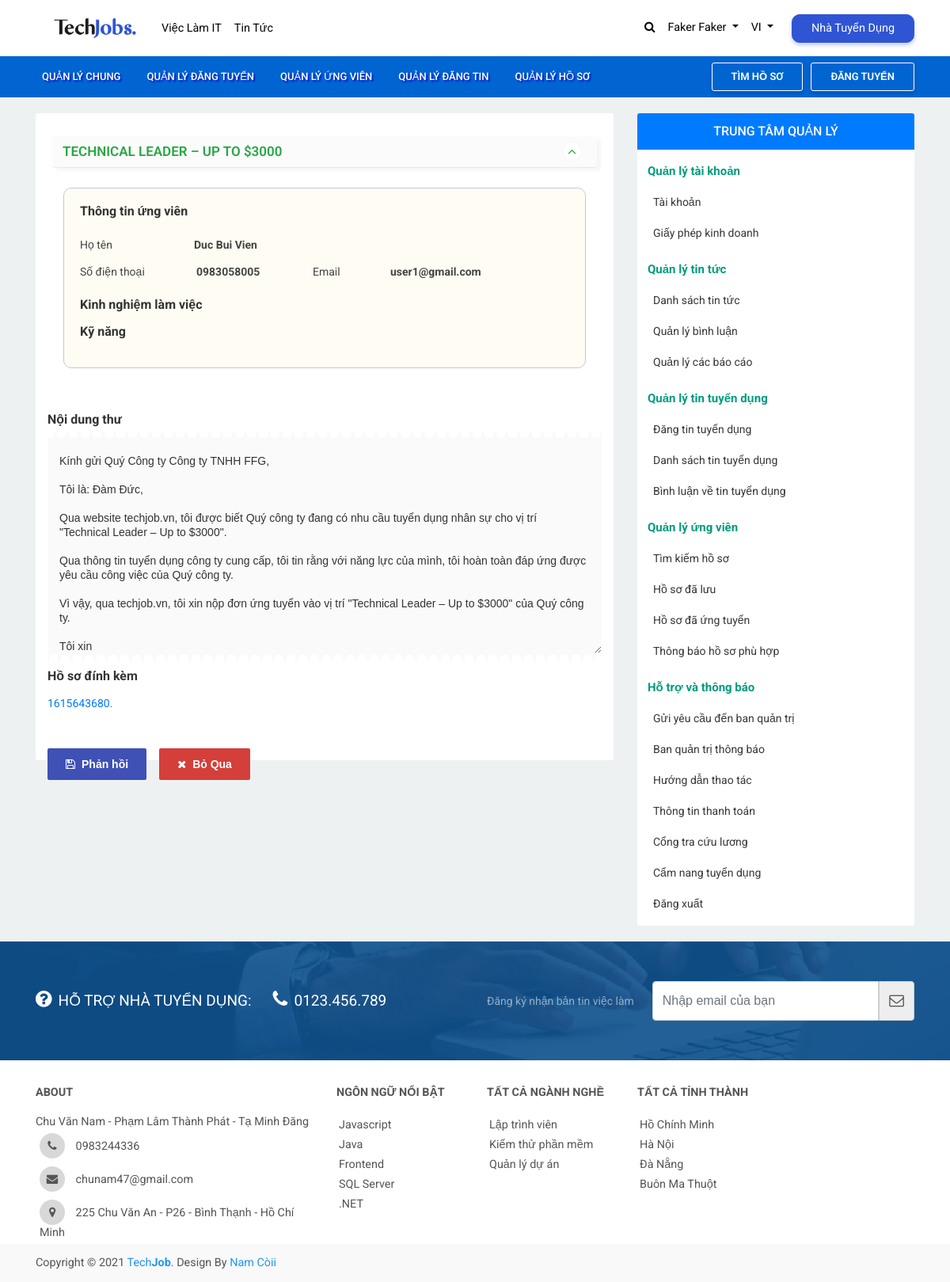
The page /?c=Candidate&a=ReadCandidate&id=26 (signed in) on the database its author committed.
### tables this page shows
CREATE TABLE `users` (
  `id` int(6) NOT NULL,
  `email` varchar(255) DEFAULT NULL,
  `password` varchar(255) DEFAULT NULL,
  `user_type` int(5) DEFAULT NULL,
  `phone` varchar(255) DEFAULT NULL,
  `first_name` varchar(255) DEFAULT NULL,
  `last_name` varchar(255) DEFAULT NULL,
  `full_name` varchar(510) DEFAULT NULL,
  `date_of_birth` datetime DEFAULT NULL,
  `gender` bit(1) DEFAULT NULL,
  `address` varchar(255) DEFAULT NULL,
  `url_avatar` varchar(255) DEFAULT NULL,
  `is_active` bit(1) DEFAULT NULL
);

CREATE TABLE `jobs` (
  `id` int(6) NOT NULL,
  `position` varchar(510) DEFAULT NULL,
  `application_email` varchar(150) DEFAULT NULL,
  `image` varchar(255) DEFAULT NULL,
  `details` varchar(1100) DEFAULT NULL,
  `amount` int(3) DEFAULT NULL,
  `experience` int(11) DEFAULT NULL,
  `salary_min` decimal(10,0) DEFAULT NULL,
  `salary_max` decimal(10,0) DEFAULT NULL,
  `salary_unit` varchar(50) DEFAULT NULL,
  `work_time` double(10,2) DEFAULT NULL,
  `address` varchar(255) DEFAULT NULL,
  `deadline_for_submission` datetime DEFAULT NULL,
  `province_id` varchar(5) DEFAULT NULL,
  `created_on` datetime DEFAULT NULL,
  `update_on` datetime DEFAULT NULL,
  `created_by` int(6) DEFAULT NULL,
  `is_active` bit(1) DEFAULT NULL
);

CREATE TABLE `roles` (
  `id` int(6) NOT NULL,
  `role_name` varchar(255) DEFAULT NULL,
  `description` varchar(255) DEFAULT NULL
);

CREATE TABLE `candidate_apply` (
  `id` int(6) NOT NULL,
  `name` varchar(255) DEFAULT NULL,
  `email` varchar(155) DEFAULT NULL,
  `phone` varchar(15) DEFAULT NULL,
  `introduction` varchar(510) DEFAULT NULL,
  `resume` varchar(255) DEFAULT NULL,
  `job_id` int(6) DEFAULT NULL,
  `user_id` int(6) DEFAULT NULL,
  `created_on` datetime DEFAULT NULL,
  `update_on` datetime DEFAULT NULL,
  `is_active` bit(1) DEFAULT NULL
);

### Views/recruitment/Candidate/detail.php (the view, shortened to what the rows shown need)
<?php
    require(ROOT. '/Views/recruitment/_layout/header.php');
?>
<?php
require(ROOT. '/Common/checkrole.php');
foreach($data_check_role as $userrole) {
  if($userrole[0] == "Recruitment") { ?>
<div class="container-fluid published-recuitment-wrapper">
  <div class="container published-recuitment-content">
    <div class="row">
      <div class="col-md-8 col-sm-12 col-12 recuitment-inner">
        <div class="recuitment-form">
          <div class="accordion" id="accordionExample">
            <div class="card recuitment-card">
              <div class="card-header recuitment-card-header" id="headingOne">
                <h2 class="mb-0">
                  <a class="btn btn-link btn-block text-left recuitment-header" type="button" data-toggle="collapse" data-target="#collapseOne" aria-expanded="true" aria-controls="collapseOne">
                  <?= $candidate[11] ?>
                    <span id="clickc1_advance2" class="clicksd">
                      <i class="fa fa fa-angle-up"></i>
                    </span>
                  </a>
                </h2>
              </div>
              <div id="collapseOne" class="collapse show" aria-labelledby="headingOne" data-parent="#accordionExample">
                <div class="card-body recuitment-body">
                <div class="identify-contact">
                    <h5 class="fs-16 fw-700 mb-3">Thông tin ứng viên
                    </h5>
                    <div class="row">
                    <div class="col-12 pr-10 row pt-2 pb-2">
                        <div class="col-md-2">Họ tên</div>
                        <div class="col-md-8 pl-5 ml-2"> <b>  <?= $candidate[19] ?></b> </div>
                    </div>
                    <div class="col-6 pr-10 row pt-2 pb-2">
                        <div class="col-md-6">Số điện thoại</div>
                        <div class="col-md-6"> <b><?= $candidate[3] ?></b> </div>
                    </div>
                    <div class="col-6 pr-10 row pt-2 pb-2">
                        <div class="col-md-4">Email</div>
                        <div class="col-md-8"> <b><?= $candidate[2] ?></b> </div>
                    </div>
                    </div>
                    <h5 class="fs-16 fw-700 mb-3 mt-3">Kinh nghiệm làm việc</h5>
                    <h5 class="fs-16 fw-700 mb-3 mt-3">Kỹ năng</h5>
                                </div>
                                </div>
                            </div>
                            <h5 class="fs-16 fw-700 mb-3 mt-3">Nội dung thư</h5>
                            <div class="cover-letterx">
                                <textarea class="w-100" rows="15" class="letterx">
                                <?= $candidate[4] ?>
                                </textarea>
                            </div>
                            <h5 class="fs-16 fw-700 mb-3 mt-3">Hồ sơ đính kèm</h5>
                            </div>
                            <a href="#" class="mb-5 d-block"> <?= $candidate[5] ?></a>
                        </div>
                        <div class="rec-submit">
                            <a href="#" class="btn-submit-recuitment float-left mr-3" style="background: #3F51B5;" data-toggle="modal" data-target="#feedbackEmp">
                            <i class="fa fa-floppy-o pr-2"></i>Phản hồi
                            </a>
                        </div>
                        <div class="rec-submit">
                            <a href="#" class="btn-submit-recuitment float-left">
                            <i class="fa fa-times pr-2"></i>Bỏ Qua
                            </a>
                        </div>
                        </div>
                </div>
<?php
    require(ROOT. '/Views/recruitment/_layout/sidebar.php');
    require(ROOT. '/Views/recruitment/_layout/footer.php');
?>
<?php } else {
  require(ROOT. '/Views/recruitment/Account/denied.php');
 }
} ?>

### Views/recruitment/_layout/header.php (shortened to what the rows shown need)
<?php
      if(isset($_SESSION['login_user'])){
      $user = $_SESSION['login_user'];
      $mysqli = new mysqli('localhost', 'root', 'Yeulaitudau240320012001', 'test_2');
      $query = "SELECT users.full_name, users.id FROM users WHERE email = '$user'";
      $result = $mysqli->query($query);
      $data = $result->fetch_all();
      $user_full_name = $data[0];
   }
?>
<!DOCTYPE html>
<html lang="en">
<head>
  <link rel="stylesheet" type="text/css" href="Assets/client/css/bootstrap.min.css">
  <link href="https://stackpath.bootstrapcdn.com/font-awesome/4.7.0/css/font-awesome.min.css" rel="stylesheet">
  <link rel="stylesheet" href="Assets/client/css/select2.min.css">
   <link rel="stylesheet" href="http://cdn.datatables.net/1.10.23/css/jquery.dataTables.min.css">
  <link rel="stylesheet" type="text/css" href="Assets/client/css/style.css">
</head>
<body>
<div class="container-fluid fluid-nav another-page">
  <div class="container cnt-tnar">
    <nav class="navbar navbar-expand-lg navbar-light bg-light tjnav-bar">
  <div class="collapse navbar-collapse" id="navbarSupportedContent">
    <ul class="navbar-nav mr-auto my-2 my-lg-0 tnav-right tn-nav">
      <?php if(isset($_SESSION['login_user'])){ ?>
        <li class="nav-item dropdown">
        <a class="nav-link dropdown-toggle" href="#" id="navbarDropdown" role="button" data-toggle="dropdown" aria-haspopup="true" aria-expanded="false">
          <?=$user_full_name[0]?>
        </a>
      </li>
        <?php } else if(!isset($_SESSION['login_user'])){  ?>
      <li class="nav-item">
        <a class="nav-link" href="?c=User&a=DangKyUser">Đăng Ký</a>
      </li>
      <li class="nav-item">
        <a class="nav-link" href="?c=User&a=DangNhapUser">Đăng Nhập</a>
      </li>
      <?php }  ?>
    </ul>
  </div>
</nav>
  </div>
</div>
<nav class="navbar navbar-expand-lg navbar-light nav-recuitment">
  <div class="collapse navbar-collapse container" id="navbarNava">
  </div>
</nav>

### Views/recruitment/_layout/sidebar.php (shortened to what the rows shown need)
<?php
      if(isset($_SESSION['login_user'])){
      $user = $_SESSION['login_user'];
      $mysqli = new mysqli('localhost', 'root', 'Yeulaitudau240320012001', 'test_2');
      $query = "SELECT users.full_name, users.id FROM users WHERE email = '$user'";
      $result = $mysqli->query($query);
      $data = $result->fetch_all();
      $user_id = $data[0];
   }
?>
     <div class="col-md-4 col-sm-12 col-12 sbwrap">
        <div class="block-sidebar" style="margin-bottom: 20px;">
   <header>
      <h3 class="title-sidebar font-roboto bg-primary">
         Trung tâm quản lý
      </h3>
   </header>
   <div class="content-sidebar menu-trung-tam-ql menu-ql-employer">
      <h3 class="menu-ql-ntv">
         Quản lý tài khoản
      </h3>
      <ul>
         <li>
            <a href="#">
            Tài khoản
            </a>
         </li>
         <li>
            <a href="#">
            Giấy phép kinh doanh
            </a>
         </li>
      </ul>
      <h3 class="menu-ql-ntv">
         Quản lý tin tức
      </h3>
      <ul>
         <li>
            <a href="?c=Post&a=Index">
            Danh sách tin tức
            </a>
         </li>
         <li>
            <a href="?c=Post&a=ListComments&id=<?= $user_id[1] ?>" target="_blank">
            Quản lý bình luận
            </a>
         </li>
         <li>
            <a href="?c=Post&a=ListReports&id=<?= $user_id[1] ?>" target="_blank">
            Quản lý các báo cáo
            </a>
         </li>
      </ul>
      <h3 class="menu-ql-ntv">
         Quản lý tin tuyển dụng
      </h3>
      <ul>
         <li>
            <a href="?c=Job&a=Create">
            Đăng tin tuyển dụng
            </a>
         </li>
         <li>
            <a href="?c=Job&a=Index">
            Danh sách tin tuyển dụng
            </a>
         </li>
         <li>
            <a href="?c=Job&a=ListFeedback">
            Bình luận về tin tuyển dụng
            </a>
         </li>
      </ul>
      <h3 class="menu-ql-ntv">
         Quản lý ứng viên
      </h3>
      <ul>
         <li>
            <a href="#">
            Tìm kiếm hồ sơ
            </a>
         </li>
         <li>
            <a href="#">
            Hồ sơ đã lưu
            </a>
         </li>
         <li>
            <a href="?c=Candidate&a=ManageCandidate">
            Hồ sơ đã ứng tuyển
            </a>
         </li>
         <li>
            <a href="#" title="Thông báo hồ sơ phù hợp">
            Thông báo hồ sơ phù hợp
            </a>
         </li>
      </ul>
      <h3 class="menu-ql-ntv">
         Hỗ trợ và thông báo
      </h3>
      <ul>
         <li>
            <a href="#" title="Gửi yêu cầu đến ban quản trị">
            Gửi yêu cầu đến ban quản trị
            </a>
         </li>
         <li>
            <a href="#" title="Ban quản trị thông báo">
            Ban quản trị thông báo
            </a>
         </li>
         <li>
            <a href="#" title="Hướng dẫn thao tác">
            Hướng dẫn thao tác
            </a>
         </li>
         <li>
            <a href="#" target="_blank">
            <span>Thông tin thanh toán</span>
            </a>
         </li>
         <li>
            <a target="_blank" href="#">
            <span>Cổng tra cứu lương</span>
            </a>
         </li>
         <li>
            <a target="_blank" href="#">
            <span> Cẩm nang tuyển dụng</span>
            </a>
         </li>
      </ul>
      <ul>
         <li class="logout">
            <a href="#" title="Đăng xuất">
            Đăng xuất
            </a>
         </li>
      </ul>
   </div>
</div>
      </div>
    </div>
  </div>
</div>
<div class="container-fluid job-support-wrapper">
 <div class="container-fluid job-support-wrap">
  <div class="container job-support">
    <div class="row">
      <div class="col-md-6 col-sm-12 col-12">
        <ul class="spp-list">
          <li>
            <span><i class="fa fa-question-circle pr-2 icsp"></i>Hỗ trợ nhà tuyển dụng:</span>
          </li>
          <li>
            <span><i class="fa fa-phone pr-2 icsp"></i>0123.456.789</span>
          </li>
        </ul>
      </div>
      <div class="col-md-6 col-sm-12 col-12">
        <div class="newsletter">
            <span class="txt6">Đăng ký nhận bản tin việc làm</span>
            <div class="input-group frm1">
              <input type="text" placeholder="Nhập email của bạn" class="newsletter-email form-control">
              <a href="#" class="input-group-addon"><i class="fa fa-lg fa-envelope-o colorb"></i></a>
            </div>
          </div>
      </div>
    </div>
  </div>
</div>
</div>

### Views/client/_layout/footer.php (shortened to what the rows shown need)
<div class="container-fluid footer-wrap  clear-left clear-right">
  <div class="container footer">
    <div class="row">
      <div class="col-md-4 col-sm-8 col-12">
        <h2 class="footer-heading">
          <span>About</span>
        </h2>
        <p class="footer-content">
          Chu Văn Nam - Phạm Lâm Thành Phát - Tạ Minh Đăng
        </p>
        <ul class="footer-contact">
          <li>
            <a href="#">
              <i class="fa fa-phone fticn"></i> 0983244336
            </a>
          </li>
          <li>
            <a href="#">
              <i class="fa fa-envelope fticn"></i>
              chunam47@gmail.com
            </a>
          </li>
          <li>
            <a href="#">
              <i class="fa fa-map-marker fticn"></i>
              225 Chu Văn An - P26 - Bình Thạnh - Hồ Chí Minh
            </a>
          </li>
        </ul>
      </div>
      <div class="col-md-2 col-sm-4 col-12">
        <h2 class="footer-heading">
          <span>Ngôn ngữ nổi bật</span>
        </h2>
        <ul class="footer-list">
          <li><a href="#">Javascript</a></li>
          <li><a href="#">Java</a></li>
          <li><a href="#">Frontend</a></li>
          <li><a href="#">SQL Server</a></li>
          <li><a href="#">.NET</a></li>
        </ul>
      </div>
      <div class="col-md-2 col-sm-6 col-12">
        <h2 class="footer-heading">
          <span>Tất cả ngành nghề</span>
        </h2>
        <ul class="footer-list">
          <li><a href="#">Lập trình viên</a></li>
          <li><a href="#">Kiểm thử phần mềm</a></li>
          <li><a href="#">Quản lý dự án</a></li>
        </ul>
      </div>
      <div class="col-md-2 col-sm-12 col-12">
        <h2 class="footer-heading">
          <span>Tất cả tỉnh thành</span>
        </h2>
        <ul class="footer-list">
          <li><a href="#">Hồ Chính Minh</a></li>
          <li><a href="#">Hà Nội</a></li>
          <li><a href="#">Đà Nẵng</a></li>
          <li><a href="#">Buôn Ma Thuột</a></li>
        </ul>
      </div>
    </div>
  </div>
</div>
<footer class="container-fluid copyright-wrap">
  <div class="container copyright">
    <p class="copyright-content">
      Copyright © 2021 <a href="index.php"> Tech<b>Job</b></a>. Design By <a href="https://www.facebook.com/Namcoii2302"> Nam Còii </a>
    </p>
  </div>
</footer>
</body>
</html>

### rows shown on the page
users: full_name "Faker Faker"
jobs: position "TECHNICAL LEADER – UP TO $3000"
users: full_name "Duc Bui Vien"
candidate_apply: phone "0983058005", email "user1@gmail.com", introduction "Kính gửi Quý Công ty Công ty TNHH FFG, Tôi là: Đàm Đức, Qua website techjob.vn, tôi được biết Quý công ty đang có nhu cầu tuyển dụng nhân sự cho vị trí \"Technical Leader – Up to $3000\". Qua thông tin tuyển dụng công ty cung cấp, tôi tin rằng với năng lực của mình, tôi hoàn toàn đáp ứng được yêu cầu công việc của Quý công ty. Vì vậy, qua techjob.vn, tôi xin nộp đơn ứng tuyển vào vị trí \"Technical Leader – Up to $3000\" của Quý công ty. Tôi xin", resume "1615643680."
